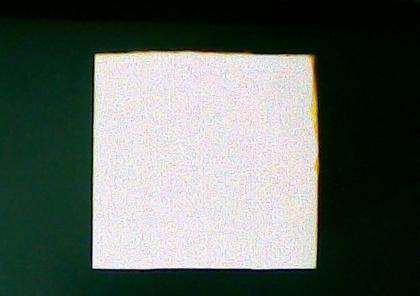
%> input picture box1.jpg, 420 x 296 px, shrunk from 584 x 412 before the run
$ octave --eval "result = getcoordinatesinv(imread('box1.jpg'));"   (GNU Octave 9; MATLAB toolbox functions it lacks are replaced by stand-ins)
%> lines starting %> are read from the running program, lines starting %| are printed output that depends on the picture; in (x1, y1, x2, y2) boxes, pixels count from 0 and x2, y2 are one past the last pixel; in counts of white or black regions, pixels touching at a corner belong together; the program's own positions count from 1
function[xs,Y] = getcoordinatesinv(pic)

%object separation
lab_pic = rgb2lab(pic);
%> lab_pic: size 296x420x3 double; mean of channels 1, 2, 3 40, -4.7, 3
ab = lab_pic(:,:,2:3);
ab = im2single(ab);
nColors = 3;
pixel_labels = imsegkmeans(ab,nColors,'NumAttempts',1);
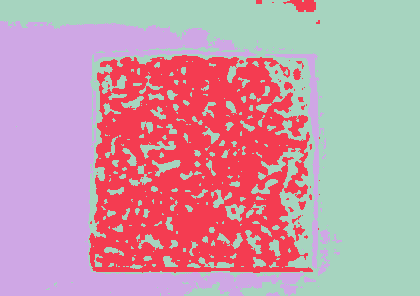
%> pixel_labels: size 296x420 uint8; 3 distinct labels, from 1 to 3; one colour per label, 0 black
mask2 = pixel_labels==2;
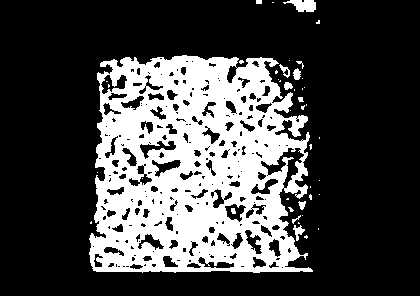
%> mask2: size 296x420 logical; 27.7% white; 43 white regions (31 under 20 px), largest, box (x1, y1, x2, y2) and area: (89, 55, 313, 273) 33614, (283, 0, 316, 12) 258, (293, 225, 305, 241) 88
outputpic = pic .* uint8(mask2);
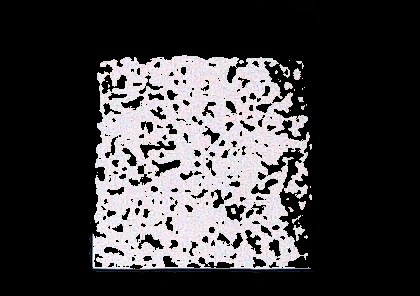
%> outputpic: size 296x420x3 uint8; mean R, G, B 63.2, 61.5, 63.1

%coordinate generation
I = rgb2gray(outputpic);
Ibw=im2bw(I,graythresh(I));
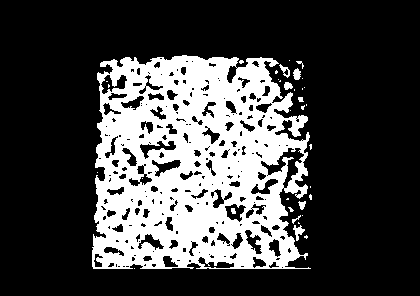
%> Ibw: size 296x420 logical; 26.9% white; 35 white regions (25 under 20 px), largest, box (x1, y1, x2, y2) and area: (92, 55, 311, 269) 32872, (293, 225, 305, 241) 88, (293, 68, 301, 80) 69
Ifill=imfill(Ibw,'holes');
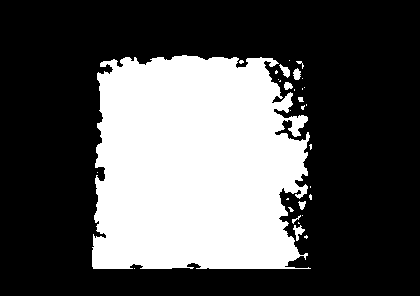
%> Ifill: size 296x420 logical; 32.9% white; 31 white regions (22 under 20 px), largest, box (x1, y1, x2, y2) and area: (92, 55, 311, 269) 40369, (293, 225, 305, 241) 88, (279, 64, 290, 78) 75
figure
imshow(Ifill)

xs = 1:5:size(Ifill,1);
%> xs = 60 values from 1 to 296
Y = zeros(2,length(xs));

for i = 1:length(xs)
    y1 = Ifill(xs(length(xs)-i+1),:);
    for j=1:length(y1)
        %loop runs from left to right
        if y1(j)==1
            Y(2,i)=j;
            break
            %stops at highest layer of y
        else
            Y(2,i)=0;
            %if all zero, no index are taken as y values
        end
    end
    for k=1:length(y1)
        %loop runs from bottom to top
        if y1(length(y1)-k+1)==1
            Y(1,i)=length(y1)-k+1;
            break
        else
            Y(1,i)=0;
        end
    end
end
%> after the loop, Y = 60 columns, first 8: [0 0 0 0 0 0 288 294; 0 0 0 0 0 0 93 93]
%> `result = getcoordinatesinv(imread('box1.jpg'));`: result = 60 values from 1 to 296
end

$ run again, on box2.jpg
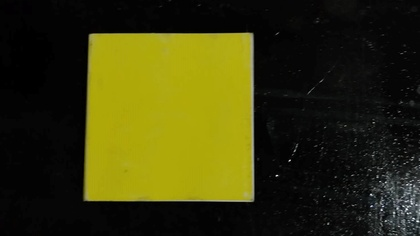
%> input picture box2.jpg, 420 x 236 px, shrunk from 1475 x 830 before the run
%> lab_pic: size 236x420x3 double; mean of channels 1, 2, 3 21.5, -3.8, 18.9
%> in getcoordinatesinv, `pixel_labels = imsegkmeans(ab,nColors,'NumAttempts',1);`:
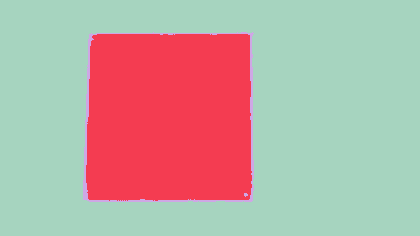
%> pixel_labels: size 236x420 uint8; 3 distinct labels, from 1 to 3; one colour per label, 0 black
%> mask2: size 236x420 logical; 27.1% white; 1 white region, box (x1, y1, x2, y2) and area: (86, 34, 252, 201) 26900
%> in getcoordinatesinv, `I = rgb2gray(outputpic);`:
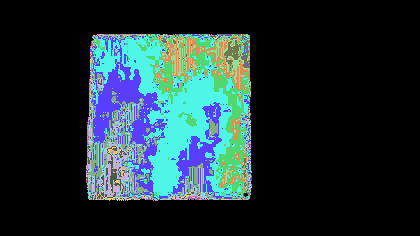
%> I: size 236x420 uint8; 35 distinct labels, from 0 to 163; one colour per label, 0 black
%> Ifill: size 236x420 logical; 27.2% white; 1 white region, box (x1, y1, x2, y2) and area: (86, 34, 252, 201) 26912
%> after the loop in getcoordinatesinv, `for i = 1:length(xs)`: Y = 48 columns, first 8: [0 0 0 0 0 0 0 158; 0 0 0 0 0 0 0 110]
%> result = 48 values from 1 to 236

$ run again, on box3.jpg
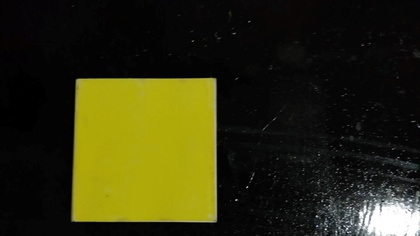
%> input picture box3.jpg, 420 x 236 px, shrunk from 1728 x 972 before the run
%> lab_pic: size 236x420x3 double; mean of channels 1, 2, 3 18.2, -2.8, 13.7
%> in getcoordinatesinv, `pixel_labels = imsegkmeans(ab,nColors,'NumAttempts',1);`:
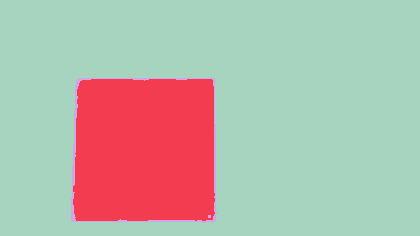
%> pixel_labels: size 236x420 uint8; 3 distinct labels, from 1 to 3; one colour per label, 0 black
%> mask2: size 236x420 logical; 19.7% white; 1 white region, box (x1, y1, x2, y2) and area: (73, 79, 215, 221) 19508
%> in getcoordinatesinv, `I = rgb2gray(outputpic);`:
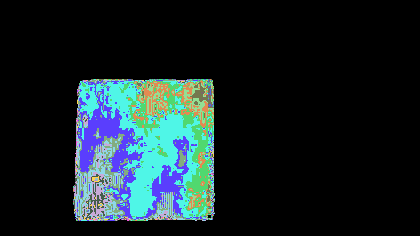
%> I: size 236x420 uint8; 39 distinct labels, from 0 to 163; one colour per label, 0 black
%> Ifill: size 236x420 logical; 19.7% white; 1 white region, box (x1, y1, x2, y2) and area: (73, 79, 215, 221) 19517
%> after the loop in getcoordinatesinv, `for i = 1:length(xs)`: Y = 48 columns, first 8: [0 0 0 206 214 214 214 215; 0 0 0 77 76 75 75 74]
%> result = 48 values from 1 to 236
